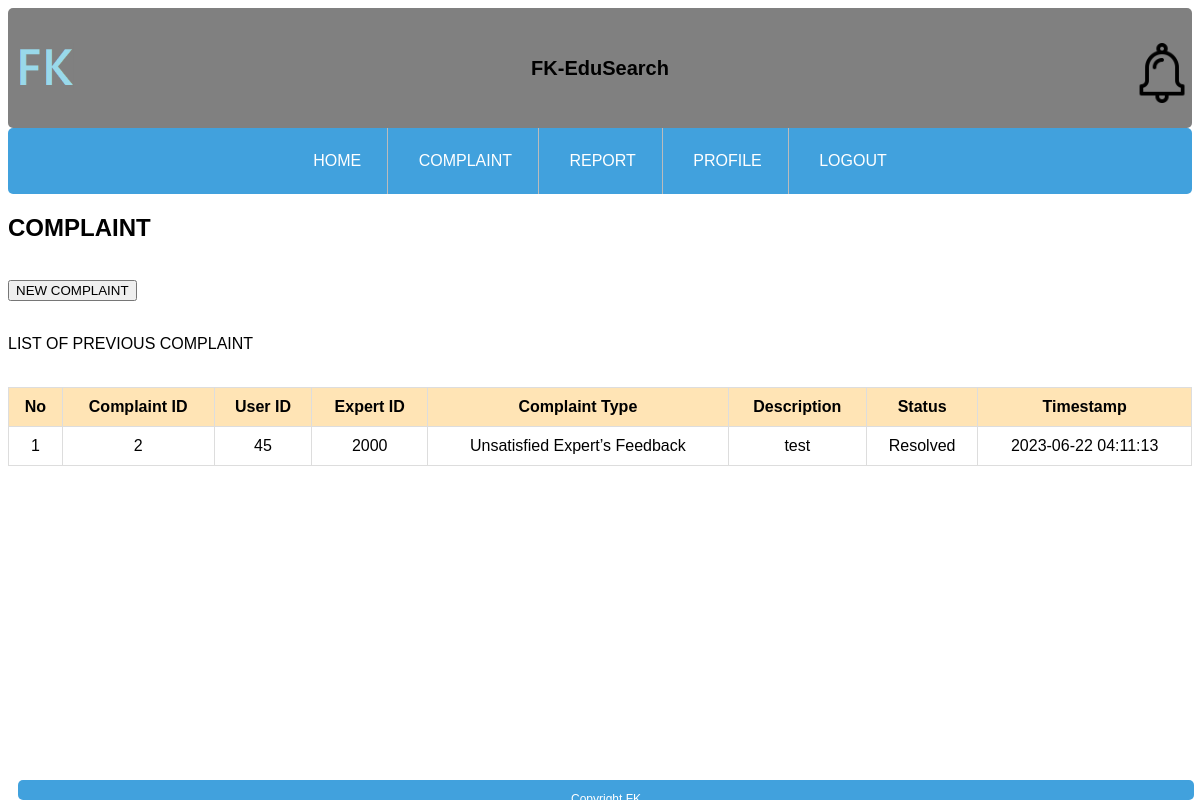
Page /Edusearch-AskAce/complaint.php on the committed database.
### tables this page shows
CREATE TABLE `complaints` (
  `ComplaintID` int(4) NOT NULL,
  `UserID` int(4) NOT NULL,
  `ExpertID` int(4) NOT NULL,
  `ComplaintType` varchar(100) NOT NULL,
  `Description` text NOT NULL,
  `Timestamp` timestamp NOT NULL DEFAULT current_timestamp() ON UPDATE current_timestamp(),
  `Status` varchar(20) NOT NULL
);

CREATE TABLE `users` (
  `UserID` int(4) NOT NULL,
  `Username` varchar(50) DEFAULT NULL,
  `Email` varchar(100) DEFAULT NULL,
  `Password` varchar(100) DEFAULT NULL,
  `Phone` varchar(13) NOT NULL,
  `Research` varchar(100) NOT NULL,
  `AcademicStatus` varchar(100) NOT NULL
);

CREATE TABLE `expert` (
  `ExpertID` int(4) NOT NULL,
  `ExpertName` varchar(200) NOT NULL,
  `ExpertEmail` varchar(200) NOT NULL,
  `ContactInfo` varchar(20) NOT NULL,
  `ExpertProfilePic` varchar(200) NOT NULL,
  `ExpertPassword` varchar(300) NOT NULL
);

### Edusearch-AskAce/complaint.php (the view, shortened to what this page needs)
<?php
require_once("dbase.php");
?>
<!DOCTYPE html>
<html>
<head>
</head>
<link rel="stylesheet" type="text/css" href="stylecss.css">
<body>
    <header class="header">
        <div class="logo logo-left">
            <img width="60px" src="Image/fklogo.png" alt="Left Logo">
        </div>
        <div class="text">FK-EduSearch</div>
        <div class="logo logo-right">
            <img width="60px" src="Image/notiLogo.png" alt="Right Logo">
        </div>
    </header>
    <div id="navBar">
        <ul>
        <li><a href="main.php"> HOME </a></li>
                <li><a href="complaint.php"> COMPLAINT </a></li>
				<li><a href=""> REPORT </a></li>
				<li><a href="profile.php"> PROFILE </a></li>
                <li><a href="logout.php"> LOGOUT </a></li>
        </ul>
    </div>
    <body>
    </body>
    <footer>
        <p>Copyright FK</p>
    </footer>
<body>
    <div>
        <h2>COMPLAINT</h2>
    </div>
    <div class="container">
        <div id="page">
            <br>
            <a href="newcomplaint.php">
                <button type="button" class="button"> NEW COMPLAINT </button> <br><br>
            </a>
			<p> LIST OF PREVIOUS COMPLAINT</p><br>
            <?php
            $retrieve = mysqli_query($conn, "SELECT complaints.ComplaintID, users.UserID, expert.ExpertID, complaints.ComplaintType, complaints.Description, complaints.Status, complaints.Timestamp
                FROM complaints
                INNER JOIN users ON complaints.UserID = users.UserID
                INNER JOIN expert ON complaints.ExpertID = expert.ExpertID
                ORDER BY ComplaintID");
            if (mysqli_num_rows($retrieve) > 0) {
                echo "<table>";
                echo "<thead>";
                echo "<tr>";
                echo "<th>No</th>";
                echo "<th>Complaint ID</th>";
                echo "<th>User ID</th>";
                echo "<th>Expert ID</th>";
                echo "<th>Complaint Type</th>";
                echo "<th>Description</th>";
                echo "<th>Status</th>";
                echo "<th>Timestamp</th>";
                echo "</tr>";
                echo "</thead>";
                echo "<tbody>";
                $counter = 1;
                while ($row = mysqli_fetch_assoc($retrieve)) {
                    echo "<tr>";
                    echo "<td>" . $counter . "</td>";
                    echo "<td>" . $row['ComplaintID'] . "</td>";
                    echo "<td>" . $row['UserID'] . "</td>";
                    echo "<td>" . $row['ExpertID'] . "</td>";
                    echo "<td>" . $row['ComplaintType'] . "</td>";
                    echo "<td>" . $row['Description'] . "</td>";
                    echo "<td>" . $row['Status'] . "</td>";
                    echo "<td>" . $row['Timestamp'] . "</td>";
                    echo "</tr>";
                    $counter++;
                }
                echo "</tbody>";
                echo "</table>";
            } else {
                echo "<p>No complaints found.</p>";
            }
            ?>
        </div>
        <br>
    </div>
</body>
</html>

### Edusearch-AskAce/stylecss.css (style rules this page uses)
.header { display: flex; border-radius: 5px; justify-content: space-between; align-items: center; padding: 10px; height: 100px; background-color: rgb(128, 128, 128); font-family: Arial, Helvetica, sans-serif; }
body { font-family: Arial, Helvetica, sans-serif; background-image: url("Image/bg.jpg"); }
.logo { width: 50px; height: 50px; }
.logo-left { margin-right: 10px; }
.logo-right { margin-left: 10px; }
.text { font-size: 20px; font-weight: bold; }
#navBar li { padding: 10px; display: inline-block; }
#navBar { text-align: center; }
#navBar a { text-decoration: none; color: #34495E; }
#navBar ul { list-style-type: inherit; margin: 0; padding: 0; overflow: hidden; background-color: #41a1dd; border-radius: 5px; }
#navBar li { float: none; position: relative; border-right: 1px solid #bbb; }
#navBar li:last-child { border-right: none; }
#navBar li a { display: block; color: white; text-align: center; padding: 14px 16px; text-decoration: none; }
footer { font-size:12px; color: white; width: 98%; height:20px; background: #41a1dd; text-align:center; border-radius:5px; position: fixed; margin: 10px; margin-bottom: 0px; bottom: 0px; }

### Edusearch-AskAce/complaint.php (style rules this page uses)
table { width: 100%; border-collapse: collapse; }
table th, table td { padding: 10px; text-align: center; border: 1px solid #ddd; }
table th { background-color: #FFE4B5; }

### rows in the picture
complaints: ComplaintID "2", UserID.UserID "45", ExpertID.ExpertID "2000", ComplaintType "Unsatisfied Expert’s Feedback", Description "test", Status "Resolved", Timestamp "2023-06-22 04:11:13"
